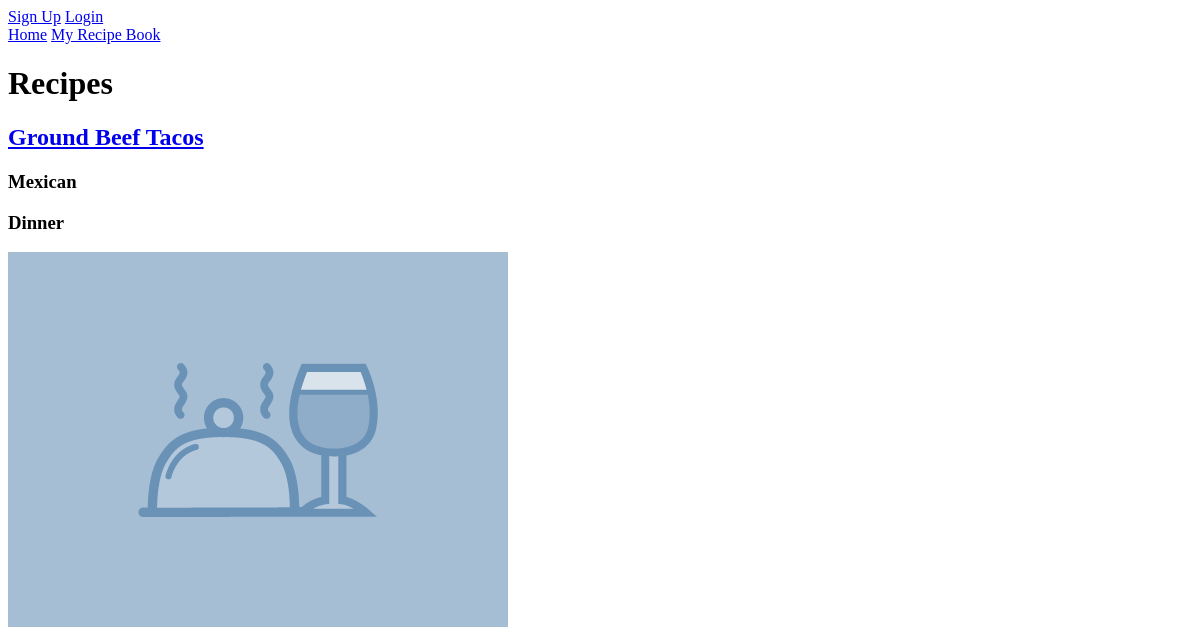
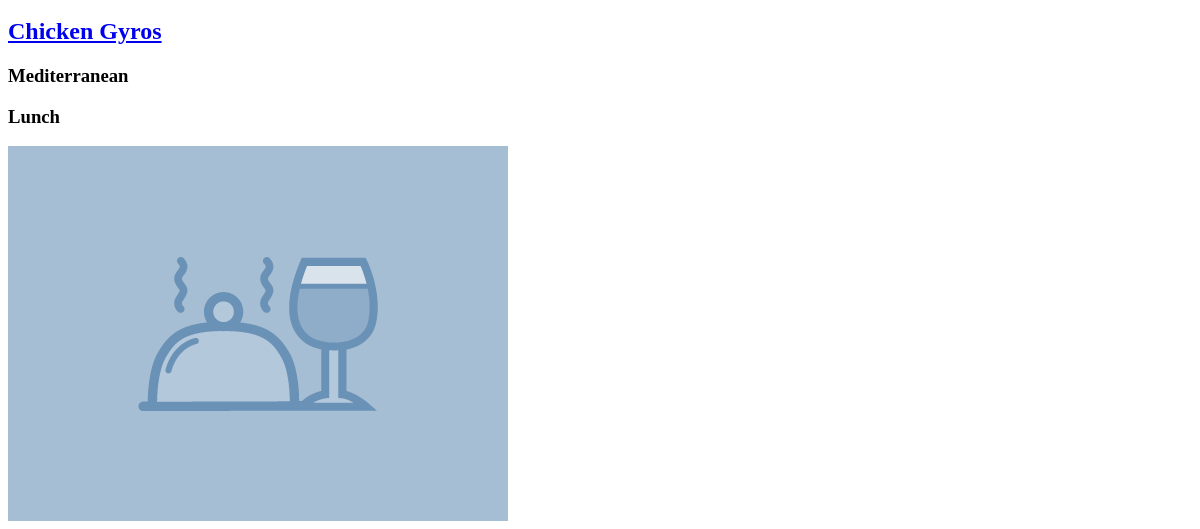
Page /recipes/ on the earlier database version (2 pictures, top to bottom).
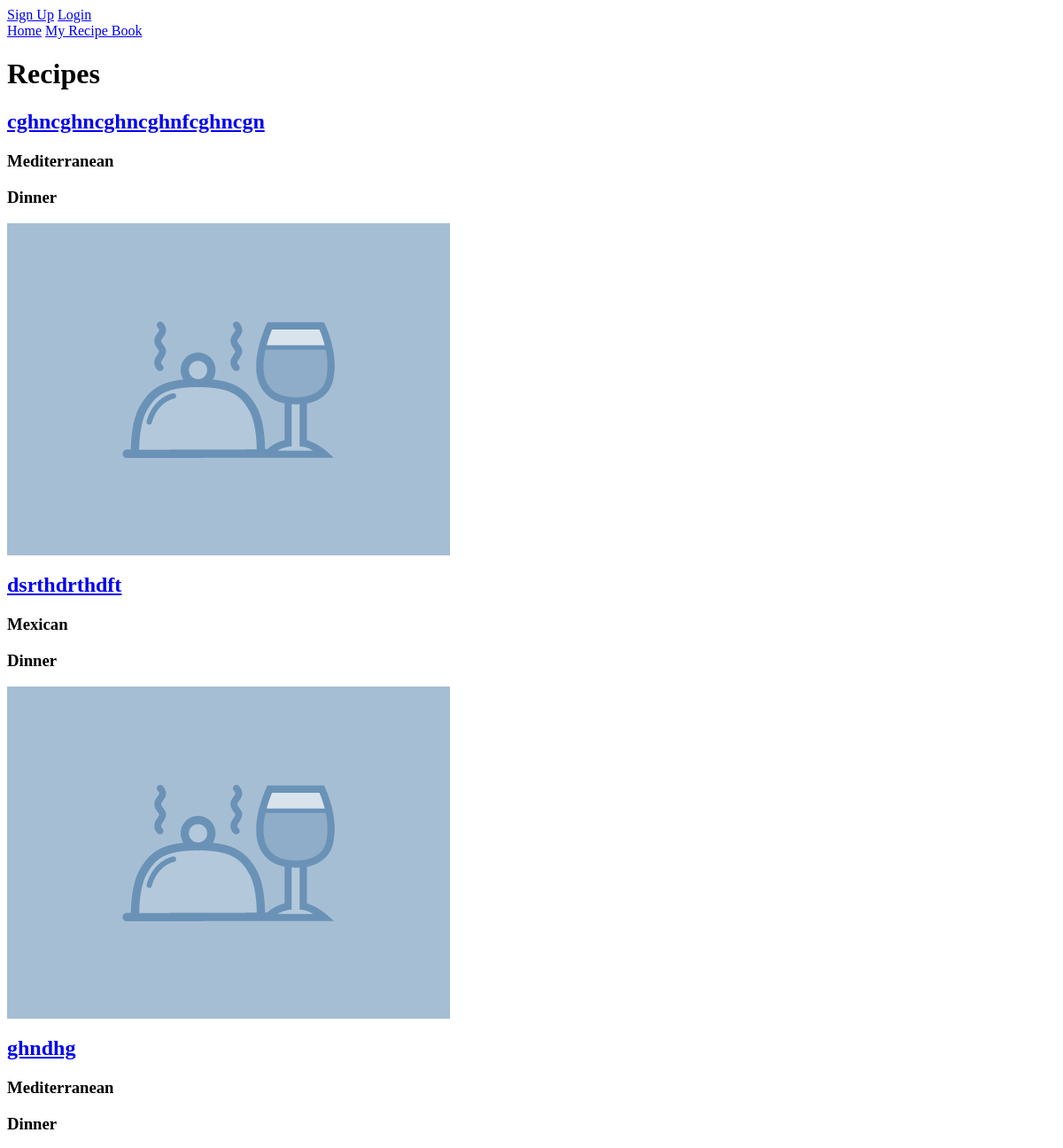
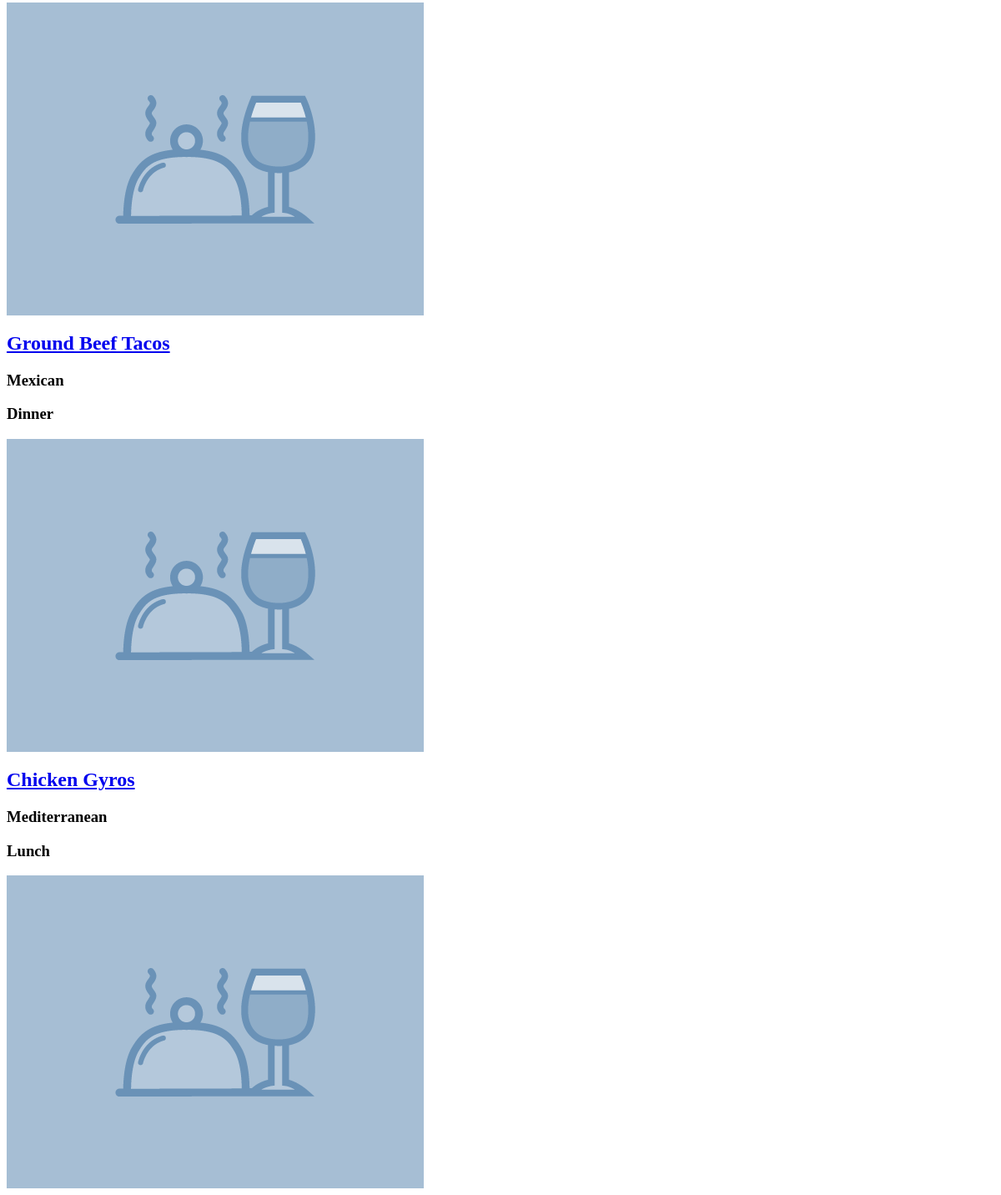
Same page on the later database version (2 pictures, top to bottom).
### recipes/models.py (models this page shows, shortened)
class Recipe(models.Model):
    title = models.CharField(max_length=200)
    image = models.ImageField(upload_to='recipes/images/', null=True, blank=True)
    url = models.URLField(blank=True)
    category = models.ForeignKey(Category, on_delete=models.CASCADE,)
    daily_meals = ['Breakfast', 'Brunch', 'Elevenses', 'Lunch', 'Tea', 'Supper', 'Dinner']
    meal = models.ForeignKey(Meal, limit_choices_to={'name__in': daily_meals}, on_delete=models.CASCADE,)
    image_ingredients = models.ImageField(upload_to='recipes/images/', null=True, blank=True)
    ingredients = models.TextField(blank=True)
    image_directions = models.ImageField(upload_to='recipes/images/', null=True, blank=True)
    directions = models.TextField(blank=True)
    image_final = models.ImageField(upload_to='recipes/images/', null=True, blank=True)
    serving_instructions = models.TextField(blank=True)
    created = models.DateTimeField(auto_now_add=True)
    updated = models.DateTimeField(auto_now=True)
    user = models.ForeignKey(User, on_delete=models.CASCADE)

class Category(models.Model):
    name = models.CharField(max_length=250)
    slug = models.SlugField(max_length=250, unique=True)
    class Meta:
        ordering = ('name',)
        verbose_name = 'category'
        verbose_name_plural = 'categories'
    def __str__(self):
        return self.name

class Meal(models.Model):
    name = models.CharField(max_length=250)
    slug = models.SlugField(max_length=250, unique=True)
    class Meta:
        ordering = ('name',)
        verbose_name = 'meal'
        verbose_name_plural = 'meals'
    def __str__(self):
        return self.name

### recipes/views.py (the view)
# urls.py: path('recipes/', views.recipebook, name='recipebook'),
def recipebook(request):
    recipes = Recipe.objects.order_by('-created')[:5]
    return render(request, 'recipes/recipebook.html', {'recipes':recipes})

### recipes/templates/recipes/recipebook.html (shortened to what this page needs)
{% extends 'recipes/base.html' %}
{% load static %}
{% block content %}
<h1>Recipes</h1>
{% for recipe in recipes %}
<a href="{% url 'solo' recipe.id %}"><h2>{{ recipe.title }}</h2></a>
<h3>{{ recipe.category }}</h3>
<h3>{{ recipe.meal }}</h3>
{% if recipes.image.url %}
<img src="{{ recipe.image.url }}">
{% else %}
<img src="{% static 'images/default.png' %}">
{% endif %}
{% endfor %}
{% endblock %}

### recipes/templates/recipes/base.html (shortened to what this page needs)
{% load static %}
{% if user.is_authenticated %}
Logged In as {{ user.username }}
<form action="{% url 'logoutuser' %}" method="POST">
  {% csrf_token %}
  <button type="submit">Logout</button>
</form>
{% else %}
<a href="{% url 'signupuser' %}">Sign Up</a>
<a href="{% url 'loginuser' %}">Login</a>
{% endif %}
<a href="{% url 'home' %}">Home</a>
<a href="{% url 'recipebook' %}">My Recipe Book</a>
{% block content %}
{% endblock %}

Differences in the rows shown:
added Recipe: title "cghncghncghncghnfcghncgn", category "Mediterranean", meal "Dinner"
added Recipe: title "dsrthdrthdft", category "Mexican", meal "Dinner"
added Recipe: title "ghndhg", category "Mediterranean", meal "Dinner"
